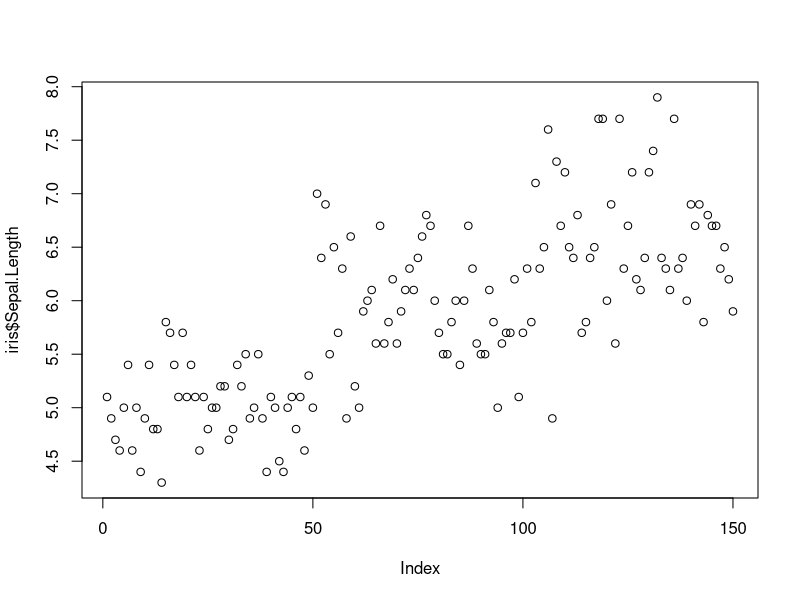

Write the R code that produced this figure.
## ---- chunk 1
knitr::opts_chunk$set(fig.path = "../")
## ---- chunk 2
plot(iris$Sepal.Length)
